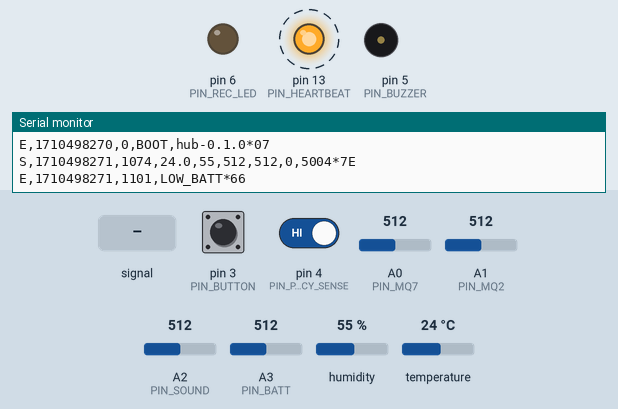
A sketch run on a simulated Arduino Uno, built with avr-gcc and run on an emulated ATmega328P. Parts: output pins drawn as LEDs (lit = HIGH), buzzer (waves = sounding, pin HIGH), the last lines printed to the serial monitor. Dashed ring = blinking. The test bench sets the inputs (shaded band); at power-on: pin 3 (PIN_BUTTON) HIGH, humidity 55 %, A0 (PIN_MQ7) = 512, A3 (PIN_BATT) = 512, pin 4 (PIN_PRIVACY_SENSE) HIGH, A1 (PIN_MQ2) = 512, A2 (PIN_SOUND) = 512, temperature 24 °C. The local clock reads 2024-03-15 10:24:30 at power-on unless the sketch sets it; EEPROM starts erased.

Above: at 1.25 s.
1.3 s: A2 (PIN_SOUND) fed a 200 Hz sine of ±81 counts around its level
At 1.8 s:
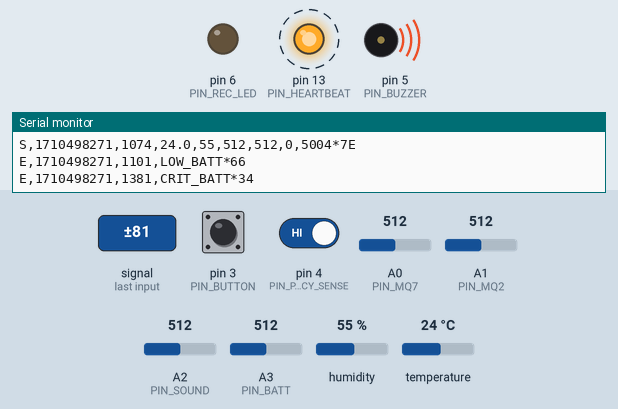
4.8 s: pin 3 (PIN_BUTTON) pulled LOW for 0.15 s
At 5.8 s:
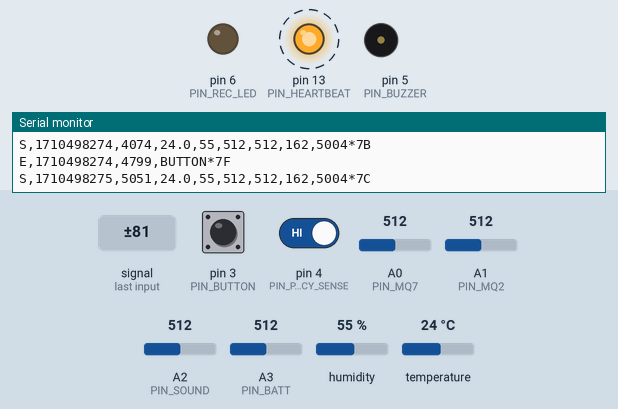
8.3 s: humidity set to 68 %
14.6 s: A0 (PIN_MQ7) set to 716
20.6 s: A3 (PIN_BATT) set to 716
28.5 s: pin 4 (PIN_PRIVACY_SENSE) driven LOW
Timing chart, 0 to 33.0 s (numbered marks = the images above; inputs shaded):
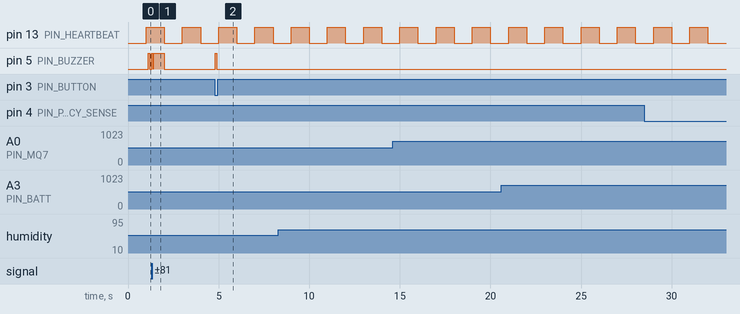

Measured:
- after the input at 4.8 s, pin 5 (PIN_BUZZER): LOW → HIGH at once, → LOW 0.08 s later
- by itself, pin 13 (PIN_HEARTBEAT): alternates HIGH for 1.0 s and LOW for 1.0 s

The sketch:

sensor-hub.ino
```cpp
// Sensor hub (Arduino Uno) — see hardware/README.md for wiring and protocol.
// Owns: sensors, RTC (master clock), buzzer, event button, privacy sense, recording LED.
// Talks to the ESP32-CAM over SoftwareSerial using checksummed ASCII lines.

#include <SoftwareSerial.h>
#include <EEPROM.h>
#include <DHT.h>
#include <ThreeWire.h>
#include <RtcDS1302.h>   // "Rtc by Makuna" library

// ---------- Configuration ----------
#define FIRMWARE_VERSION "hub-0.1.0"
#define BUZZER_PASSIVE 0          // TMB12A05 is an active 5 V buzzer (beeps on DC). 1 = passive (tone)
#define SAMPLE_PERIOD_MS 1000UL
#define SOUND_WINDOW_MS 50UL
#define REC_TIMEOUT_MS 3000UL
// Two 260 mAh / 0.96 Wh (3.7 V) cells in series = 2S. Set 1 if running a single cell.
#define BATT_CELLS 2
#define LOW_BATT_MV (3500L * BATT_CELLS)
#define CRIT_BATT_MV (3300L * BATT_CELLS)
#define BATT_HYSTERESIS_MV (75L * BATT_CELLS)
#define NO_BATT_MV 2500L          // below this: running from a power bank, no battery on the divider
#define BATT_DIVIDER 2.0          // 100k/100k

// ---------- Pins ----------
const uint8_t PIN_MQ7 = A0;
const uint8_t PIN_MQ2 = A1;
const uint8_t PIN_SOUND = A2;
const uint8_t PIN_BATT = A3;
const uint8_t PIN_DHT = 2;
const uint8_t PIN_BUTTON = 3;
const uint8_t PIN_PRIVACY_SENSE = 4;  // HIGH = camera powered = privacy OFF
const uint8_t PIN_BUZZER = 5;
const uint8_t PIN_REC_LED = 6;
const uint8_t PIN_LINK_RX = 8;        // from ESP32-CAM GPIO12 (no pull-up! strapping pin)
const uint8_t PIN_LINK_TX = 9;        // to ESP32-CAM GPIO13 via 1k/2k divider
const uint8_t PIN_RTC_CLK = 10;       // DS1302 module ("MH-Real-Time Clock Modules-2")
const uint8_t PIN_RTC_DAT = 11;
const uint8_t PIN_RTC_RST = 12;
const uint8_t PIN_HEARTBEAT = LED_BUILTIN;

const int EEPROM_PRIVACY_ON_ADDR = 0;   // uint32_t epoch of the last PRIVACY_ON (0 = none)
const int EEPROM_PRIVACY_OFF_ADDR = 4;  // uint32_t epoch of the matching PRIVACY_OFF (0 = still on)

SoftwareSerial hubLink(PIN_LINK_RX, PIN_LINK_TX);
DHT dht(PIN_DHT, DHT11);
ThreeWire rtcWire(PIN_RTC_DAT, PIN_RTC_CLK, PIN_RTC_RST);
RtcDS1302<ThreeWire> rtc(rtcWire);

bool privacyOn = false;
bool dhtFailed = false;
bool lowBatt = false;
bool critBatt = false;
bool lastButton = HIGH;
unsigned long lastButtonChangeMs = 0;
unsigned long lastSampleMs = 0;
unsigned long lastRecHeartbeatMs = 0;
bool recSeen = false;

char rxBuf[64];
uint8_t rxLen = 0;

// ---------- Helpers ----------
// The DS1302 has no presence or power-loss flag: an implausible date means "unknown" (0).
// The ESP32-CAM ignores epochs before 2023-11, so frames fall back to uptime only.
const uint32_t MIN_VALID_EPOCH = 1700000000UL;
uint32_t nowEpoch() {
  uint32_t t = rtc.GetDateTime().Unix32Time();
  return t >= MIN_VALID_EPOCH ? t : 0;
}

uint8_t checksum(const char *s) {
  uint8_t c = 0;
  while (*s) c ^= (uint8_t)*s++;
  return c;
}

// Sends "<payload>*HH\n" to the ESP32-CAM (if powered) and mirrors it on USB serial.
void sendLine(const char *payload) {
  char tail[5];
  snprintf(tail, sizeof(tail), "*%02X", checksum(payload));
  if (!privacyOn) {
    hubLink.print(payload);
    hubLink.println(tail);
  }
  Serial.print(payload);
  Serial.println(tail);
}

void sendEvent(const char *type, const char *value = nullptr) {
  char line[64];
  if (value) snprintf(line, sizeof(line), "E,%lu,%lu,%s,%s", nowEpoch(), millis(), type, value);
  else snprintf(line, sizeof(line), "E,%lu,%lu,%s", nowEpoch(), millis(), type);
  sendLine(line);
}

void buzz(const char *pattern) {
  uint8_t beeps = 1;
  unsigned int ms = 80;
  if (strcmp(pattern, "DOUBLE") == 0) beeps = 2;
  else if (strcmp(pattern, "LONG") == 0) ms = 600;
  for (uint8_t i = 0; i < beeps; i++) {
#if BUZZER_PASSIVE
    tone(PIN_BUZZER, 2700, ms);
    delay(ms);
#else
    digitalWrite(PIN_BUZZER, HIGH);
    delay(ms);
    digitalWrite(PIN_BUZZER, LOW);
#endif
    if (i + 1 < beeps) delay(100);
  }
}

// Peak-to-peak amplitude over a short window: relative sound level (raw ADC units).
int readSoundP2P() {
  int lo = 1023, hi = 0;
  unsigned long start = millis();
  while (millis() - start < SOUND_WINDOW_MS) {
    int v = analogRead(PIN_SOUND);
    if (v < lo) lo = v;
    if (v > hi) hi = v;
  }
  return hi - lo;
}

long readBatteryMv() {
  long raw = analogRead(PIN_BATT);
  return (long)(raw * 5000.0 / 1023.0 * BATT_DIVIDER);
}

// While the pendant is unpowered, keep TX LOW so we don't back-power the ESP32 through its RX pin.
void setLinkPowered(bool powered) {
  if (powered) {
    digitalWrite(PIN_LINK_TX, HIGH);  // UART idle level
  } else {
    digitalWrite(PIN_LINK_TX, LOW);
  }
}

// ---------- Commands from ESP32-CAM ----------
void handleCommand(char *line) {
  char *star = strrchr(line, '*');
  if (!star) return;
  *star = '\0';
  if ((uint8_t)strtoul(star + 1, nullptr, 16) != checksum(line)) return;  // corrupted, drop

  if (strcmp(line, "C,REC,1") == 0) {
    lastRecHeartbeatMs = millis();
    recSeen = true;
    return;  // heartbeats are not acknowledged
  }
  if (strncmp(line, "C,TIME,", 7) == 0) {
    uint32_t epoch = strtoul(line + 7, nullptr, 10);
    char old[12];
    snprintf(old, sizeof(old), "%lu", nowEpoch());
    if (epoch >= MIN_VALID_EPOCH) {
      RtcDateTime dt;
      dt.InitWithUnix32Time(epoch);
      rtc.SetDateTime(dt);
      sendEvent("RTC_SET", old);
    }
    sendLine("A,TIME,OK");
    return;
  }
  if (strncmp(line, "C,BUZZ,", 7) == 0) {
    sendLine("A,BUZZ,OK");
    buzz(line + 7);
    return;
  }
  if (strcmp(line, "C,HELLO") == 0) {
    // Replay the last privacy interval; the event value carries the real switch time.
    uint32_t since, until;
    EEPROM.get(EEPROM_PRIVACY_ON_ADDR, since);
    EEPROM.get(EEPROM_PRIVACY_OFF_ADDR, until);
    if (since != 0 && since != 0xFFFFFFFFUL) {
      if (until == 0 || until == 0xFFFFFFFFUL || until < since) until = nowEpoch();
      char v[12];
      snprintf(v, sizeof(v), "%lu", since);
      sendEvent("PRIVACY_ON", v);
      snprintf(v, sizeof(v), "%lu", until);
      sendEvent("PRIVACY_OFF", v);
      uint32_t zero = 0;
      EEPROM.put(EEPROM_PRIVACY_ON_ADDR, zero);
      EEPROM.put(EEPROM_PRIVACY_OFF_ADDR, zero);
    }
    sendLine("A,HELLO,OK");
    return;
  }
}

void pollLink() {
  while (hubLink.available()) {
    char c = hubLink.read();
    if (c == '\n' || c == '\r') {
      if (rxLen > 0) {
        rxBuf[rxLen] = '\0';
        handleCommand(rxBuf);
        rxLen = 0;
      }
    } else if (rxLen < sizeof(rxBuf) - 1) {
      rxBuf[rxLen++] = c;
    } else {
      rxLen = 0;  // overflow: drop the line
    }
  }
}

// ---------- Inputs ----------
void pollButton() {
  bool b = digitalRead(PIN_BUTTON);
  if (b != lastButton && millis() - lastButtonChangeMs > 30) {
    lastButtonChangeMs = millis();
    lastButton = b;
    if (b == LOW) {
      sendEvent("BUTTON");
      buzz("SHORT");
    }
  }
}

void pollPrivacy() {
  bool on = digitalRead(PIN_PRIVACY_SENSE) == LOW;
  if (on == privacyOn) return;
  privacyOn = on;
  uint32_t epoch = nowEpoch();
  if (on) {
    uint32_t zero = 0;
    EEPROM.put(EEPROM_PRIVACY_ON_ADDR, epoch);
    EEPROM.put(EEPROM_PRIVACY_OFF_ADDR, zero);
    setLinkPowered(false);
    sendEvent("PRIVACY_ON");  // USB log only; the camera is off
  } else {
    EEPROM.put(EEPROM_PRIVACY_OFF_ADDR, epoch);
    setLinkPowered(true);
    // The ESP32-CAM replays the interval via C,HELLO once it boots.
  }
}

void pollRecLed() {
  bool rec = !privacyOn && recSeen && (millis() - lastRecHeartbeatMs < REC_TIMEOUT_MS);
  digitalWrite(PIN_REC_LED, rec ? HIGH : LOW);
}

void checkBattery(long mv) {
  if (mv < NO_BATT_MV) return;  // external power: no thresholds
  if (!lowBatt && mv < LOW_BATT_MV) { lowBatt = true; sendEvent("LOW_BATT"); buzz("DOUBLE"); }
  if (lowBatt && mv > LOW_BATT_MV + BATT_HYSTERESIS_MV) lowBatt = false;
  if (!critBatt && mv < CRIT_BATT_MV) { critBatt = true; sendEvent("CRIT_BATT"); buzz("LONG"); }
  if (critBatt && mv > CRIT_BATT_MV + BATT_HYSTERESIS_MV) critBatt = false;
}

void sample() {
  float t = dht.readTemperature();
  float h = dht.readHumidity();
  int mq7 = analogRead(PIN_MQ7);
  int mq2 = analogRead(PIN_MQ2);
  int snd = readSoundP2P();
  long mv = readBatteryMv();

  char ts[8] = "", hs[8] = "", bs[8] = "";
  bool dhtOk = !isnan(t) && !isnan(h);
  if (dhtOk) {
    dtostrf(t, 0, 1, ts);
    dtostrf(h, 0, 0, hs);
  }
  if (!dhtOk && !dhtFailed) sendEvent("DHT_FAIL");
  dhtFailed = !dhtOk;
  if (mv >= NO_BATT_MV) snprintf(bs, sizeof(bs), "%ld", mv);  // empty = external power
  char line[80];
  snprintf(line, sizeof(line), "S,%lu,%lu,%s,%s,%d,%d,%d,%s", nowEpoch(), millis(), ts, hs, mq7, mq2, snd, bs);
  sendLine(line);
  checkBattery(mv);
}

// ---------- Main ----------
void setup() {
  Serial.begin(115200);
  hubLink.begin(19200);
  pinMode(PIN_LINK_RX, INPUT);  // after begin(): remove SoftwareSerial's pull-up (GPIO12 strapping)

  pinMode(PIN_BUTTON, INPUT_PULLUP);
  pinMode(PIN_PRIVACY_SENSE, INPUT);
  pinMode(PIN_BUZZER, OUTPUT);
  pinMode(PIN_REC_LED, OUTPUT);
  pinMode(PIN_HEARTBEAT, OUTPUT);

  dht.begin();
  rtc.Begin();
  if (rtc.GetIsWriteProtected()) rtc.SetIsWriteProtected(false);
  bool rtcWasStopped = !rtc.GetIsRunning();
  if (rtcWasStopped) rtc.SetIsRunning(true);

  privacyOn = digitalRead(PIN_PRIVACY_SENSE) == LOW;
  setLinkPowered(!privacyOn);

  sendEvent("BOOT", FIRMWARE_VERSION);
  if (rtcWasStopped) sendEvent("RTC_LOST", "stopped");
  else if (nowEpoch() == 0) sendEvent("RTC_LOST", "invalid_time");
}

void loop() {
  pollLink();
  pollButton();
  pollPrivacy();
  pollRecLed();

  if (millis() - lastSampleMs >= SAMPLE_PERIOD_MS) {
    lastSampleMs = millis();
    digitalWrite(PIN_HEARTBEAT, !digitalRead(PIN_HEARTBEAT));
    sample();
  }
}
```
